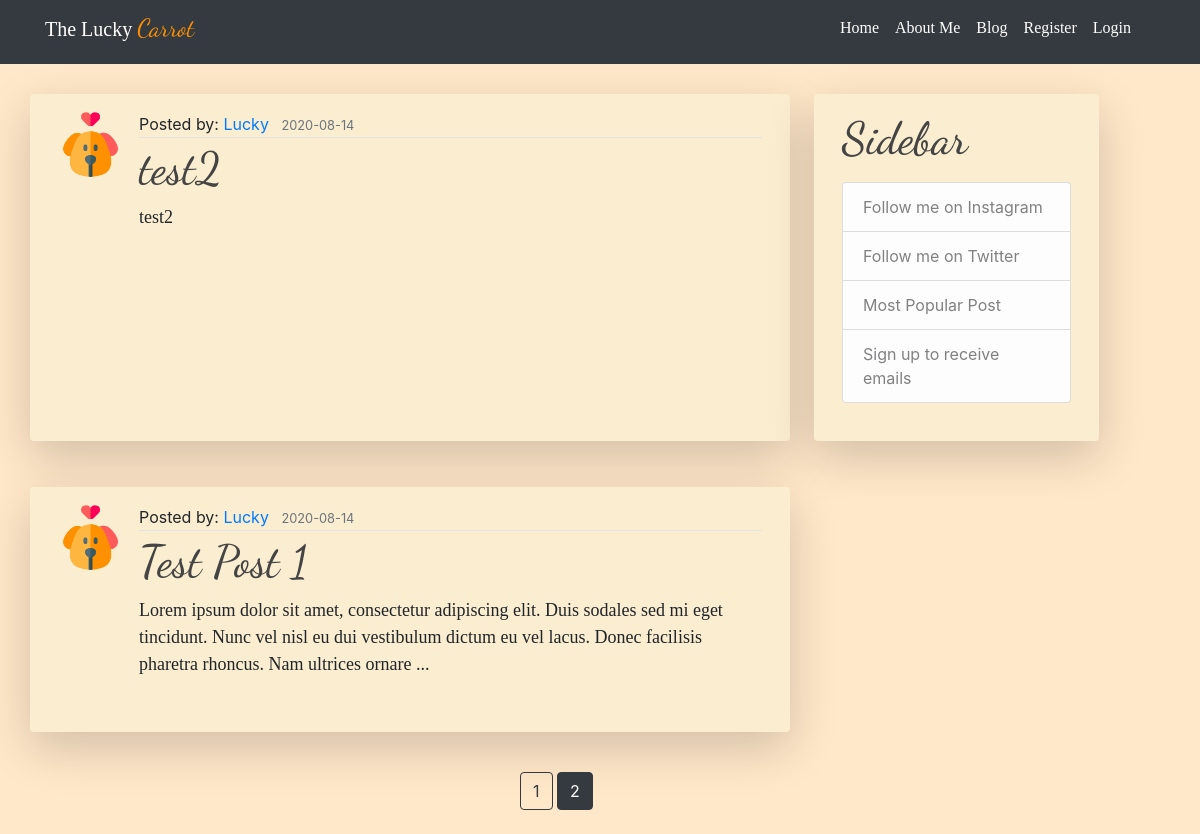
Page /blog?page=2 on the committed database.
### luckycarrot/models.py (models this page shows, shortened)
class Post(db.Model):
    id = db.Column(db.Integer, primary_key=True)
    title = db.Column(db.String(100), nullable=False)
    date_posted = db.Column(db.DateTime, nullable=False,
                            default=datetime.utcnow)
    content = db.Column(db.Text, nullable=False)
    image_file = db.Column(db.String(20), nullable=False)
    user_id = db.Column(db.Integer, db.ForeignKey(
        'user.id'), nullable=False)

class User(db.Model, UserMixin):
    id = db.Column(db.Integer, primary_key=True)
    username = db.Column(db.String(20), unique=True, nullable=False)
    email = db.Column(db.String(120), unique=True, nullable=False)
    password = db.Column(db.String(60), nullable=False)
    updates = db.Column(db.Boolean, unique=False, default=False, nullable=False)
    image_file = db.Column(db.String(20), nullable=False, default='default.png')
    admin_user = db.Column(db.Boolean, unique=False, default=False, nullable=False)
    posts = db.relationship('Post', backref='author', lazy=True)

### luckycarrot/posts/routes.py (the view)
@posts.route("/blog", methods=['GET', 'POST'])
def blog():
    page = request.args.get('page', 1, type=int)
    posts = Post.query.order_by(Post.date_posted.desc()).paginate(page=page, per_page=5)
    return render_template('blog.html', posts=posts)

### luckycarrot/templates/blog.html (shortened to what this page needs)
{% extends 'main.html' %}
{% block links %}
<link rel="stylesheet" href="../static/css/blog.css" type="text/css">
{% endblock %}
{% block content %}
<div class='container-xl'>
    {% for post in posts.items %}
        <div class="row">
            <div class="col-8 shadow-lg p-2 mb-3 rounded borderBody">
                <article class='media content-section'>
                    <img class="rounded-circle article-img" src="{{ url_for('static', filename='profile_pictures/' + post.author.image_file)}}">
                    <div class='media-body'>
                        <div class="article-metadata">
                            <span>Posted by: <a class="mr-2" href="{{ url_for('main.about') }}">{{ post.author.username }}</a></span>
                            <small class='text-muted'>{{ post.date_posted.strftime('%Y-%m-%d') }}</small>
                        </div>
                        <h2><a class="article-title" href="{{ url_for('posts.post', post_id=post.id) }}">{{ post.title }}</a></h2>
                        {% if post.content|length > 199 %}
                            <p class="article-content">{{ post.content[:200] }} ...</p>
                        {% else %}
                            <p class="article-content">{{ post.content }}</p>
                        {% endif %}
                    </div>
                </article>
            </div>
            {% if loop.index == 1 %}
            <div class="col-3 shadow-lg p-2 mb-3 ml-4 rounded borderBody">
                <div class="content-section">
                  <h3 class="article-title">Sidebar</h3>
                    <ul class="list-group">
                      <a href="https://www.instagram.com/luckyluluthepom/" class="list-group-item list-group-item-light sideBar">Follow me on Instagram</a>
                      <a href="#" class="list-group-item list-group-item-light sideBar">Follow me on Twitter</a>
                      <a href="#" class="list-group-item list-group-item-light sideBar">Most Popular Post</a>
                      <a href="{{ url_for('users.account') }}" class="list-group-item list-group-item-light sideBar">Sign up to receive emails</a>
                    </ul>
                </div>
              </div>
            {% endif %}
        </div>
    {% endfor %}
        <br>
        <div class="row">
            <div class="col-5"></div>
            <div class="col-4">
                {% for page_num in posts.iter_pages(left_edge=1, right_edge=1, left_current=1, right_current=2) %}
                    {% if page_num %}
                        {% if posts.page == page_num %}
                            <a class='btn btn-dark mb-4' href="{{ url_for('posts.blog', page=page_num) }}">{{ page_num }}</a>
                        {% else %}
                            <a class='btn btn-outline-dark mb-4' href="{{ url_for('posts.blog', page=page_num) }}">{{ page_num }}</a>
                        {% endif %}
                    {% else %}
                        ...
                    {% endif %}
                {% endfor %}
            </div>
        </div>
    </div>
{% endblock %}

### luckycarrot/static/css/main.css (style rules this page uses)
body { background: #ffe7c9 !important; font-family: 'Bitter', serif; }
a { text-decoration: none !important; }
.borderBody { margin-top: 30px; background: #faedd0; }
.content-section { padding: 10px 20px; border-radius: 3px; margin-bottom: 20px; }

### luckycarrot/static/css/blog.css (style rules this page uses)
.article-title { color: #444444; font-family: 'Dancing Script', cursive; font-size: 45px; }
.article-content { font-size: 18px; font-family: 'Bitter', serif; }
.article-img { height: 65px; width: 65px; margin-right: 16px; }
.article-metadata { padding-bottom: 1px; margin-bottom: 4px; border-bottom: 1px solid #e3e3e3 }

### rows in the picture
Post: image_file (placeholder picture), author.username "Lucky", date_posted "2020-08-14", title "test2", content "test2"
Post: image_file (placeholder picture), author.username "Lucky", date_posted "2020-08-14", title "Test Post 1", content "Lorem ipsum dolor sit amet, consectetur adipiscing elit. Duis sodales sed mi eget tincidunt. Nunc vel nisl eu dui vestibulum dictum eu vel lacus. Donec facilisis pharetra rhoncus. Nam ultrices ornare"

### other values in the picture
{{ page_num }} "1"
{{ page_num }} "2"
